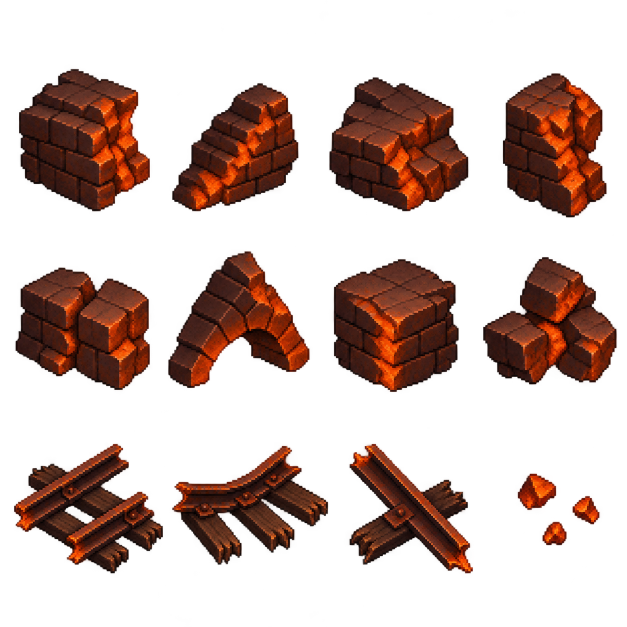
#> input picture art_src/collapse_front_v1/source_debris_v1.png, 1254 x 1254 px (shown at 1/2 size)
$ python build_pack.py
#> lines starting #> are read from the running program, lines starting #| are printed output that depends on the picture; after the words box and inside, x2 and y2 are one past the last pixel; in counts of white or black regions, pixels touching at a corner belong together
"""Reproduce the package from original image_gen sources; Pillow only, no deps.

Source crops, nearest resampling, cyclic lava remapping, and toroidal quilting.
Run from any cwd: python art_src/collapse_front_v1/build_pack.py
"""
from pathlib import Path
from PIL import Image, ImageChops, ImageDraw, ImageStat
import json
import math

HERE = Path(__file__).resolve().parent
ROOT = HERE.parents[1]
SPR = ROOT / 'assets/sprites/collapse'
TEX = ROOT / 'assets/textures/collapse'
for directory in (SPR, TEX):
    directory.mkdir(parents=True, exist_ok=True)
NEAREST = Image.Resampling.NEAREST
entries = []


def save_asset(im, name, purpose, pivot=(0.5, 0.5), **extra):
    path = (TEX if name.startswith('magma_') else SPR) / name
    im.save(path)
    entries.append(dict(file=path.relative_to(ROOT).as_posix(), size=list(im.size),
                        pivot_normalized=list(pivot), purpose=purpose, **extra))


def hard_alpha(im):
    im = im.convert('RGBA')
    im.putalpha(im.getchannel('A').point(lambda a: 255 if a >= 128 else 0))
    # Transparent RGB is zero to prevent fringes in downstream atlas tools.
    clean = Image.new('RGBA', im.size)
    clean.paste(im, (0, 0), im.getchannel('A'))
    return clean


def fit_sprite(source, box, size):
    crop = hard_alpha(source.crop(box))
    crop = crop.crop(crop.getchannel('A').getbbox())
    ratio = min((size[0]-8)/crop.width, (size[1]-8)/crop.height)
    crop = crop.resize((round(crop.width*ratio), round(crop.height*ratio)), NEAREST)
    out = Image.new('RGBA', size)
    out.alpha_composite(crop, ((size[0]-crop.width)//2, (size[1]-crop.height)//2))
    return out


# Individually measured source rectangles: no equal-grid assumptions.
debris_source = Image.open(HERE / 'source_debris_v1.png')
#> debris_source is the input picture: PIL image 1254x1254 RGBA; mean R, G, B, A 31.9, 11.3, 5.3, 78.4
debris_boxes = [(8, 100, 320, 449), (325, 100, 638, 449),
                (641, 100, 957, 449), (964, 100, 1254, 449),
                (8, 462, 320, 805), (325, 462, 638, 805),
                (641, 462, 957, 805), (960, 462, 1254, 805),
                (8, 834, 330, 1170), (333, 834, 664, 1170),
                (666, 834, 973, 1170)]
blocks = []
for i, box in enumerate(debris_boxes):
    rail = i >= 8
    sprite = fit_sprite(debris_source, box, (80, 80) if rail else (64, 64))
    name = f'rail_debris_{i-8:02d}.png' if rail else f'brick_debris_{i:02d}.png'
    save_asset(sprite, name, 'falling broken rail with sleepers' if rail else 'falling brick block',
               source_rect=list(box), frames=1)
    if not rail:
        blocks.append(sprite)
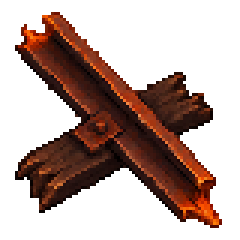
#> sprite: PIL image 80x80 RGBA (shown 3 times larger); mean R, G, B, A 32.6, 12.9, 6.9, 98.5; transparent parts drawn white
#> after the loop, blocks = 8 items

cracks_source = Image.open(HERE / 'source_cracks_v1.png')
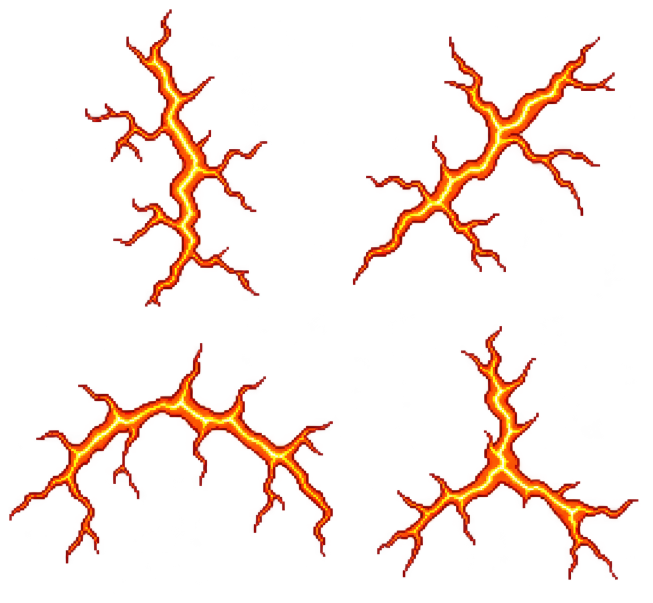
#> input picture art_src/collapse_front_v1/source_cracks_v1.png, 1305 x 1206 px (shown at 1/2 size)
#> cracks_source is the input picture: PIL image 1305x1206 RGBA; mean R, G, B, A 37.9, 9.6, 1.2, 24.9
crack_boxes = [(0, 0, 650, 635), (650, 0, 1305, 635),
               (0, 635, 710, 1206), (710, 635, 1305, 1206)]
for i, box in enumerate(crack_boxes):
    crack = fit_sprite(cracks_source, box, (128, 160) if i < 2 else (192, 112))
    save_asset(crack, f'crack_{"wall" if i < 2 else "vault"}_{i%2:02d}.png',
               'emissive crack decal ahead of collapse', source_rect=list(box), frames=1)


def minimum_cut(cost):
    """Connected top-to-bottom minimum-error quilt seam, no feathering."""
    height, width = len(cost), len(cost[0])
    scores = list(cost[0])
    parents = []
    for y in range(1, height):
        row, back = [], []
        for x in range(width):
            prev = min(range(max(0, x-1), min(width, x+2)), key=lambda k: scores[k])
            row.append(scores[prev] + cost[y][x])
            back.append(prev)
        scores = row
        parents.append(back)
    x = min(range(width), key=lambda k: scores[k])
    seam = [x]
    for back in reversed(parents):
        x = back[x]
        seam.append(x)
    return seam[::-1]


def quilt_x(im, period, overlap):
    pix = im.load()
    cost = [[sum((pix[x, y][c]-pix[x+period, y][c])**2 for c in range(3))
             for x in range(overlap)] for y in range(im.height)]
    seam = minimum_cut(cost)
    out = im.crop((0, 0, period, im.height))
    dst = out.load()
    for y, cut in enumerate(seam):
        for x in range(cut+1):
            dst[x, y] = pix[x+period, y]
    return out


# Source is quilted across 32px overlaps on both axes. No mirrored quadrants.
period = 127
raw = Image.open(HERE / 'source_magma_v1.png').convert('RGB').resize((159, 159), NEAREST)
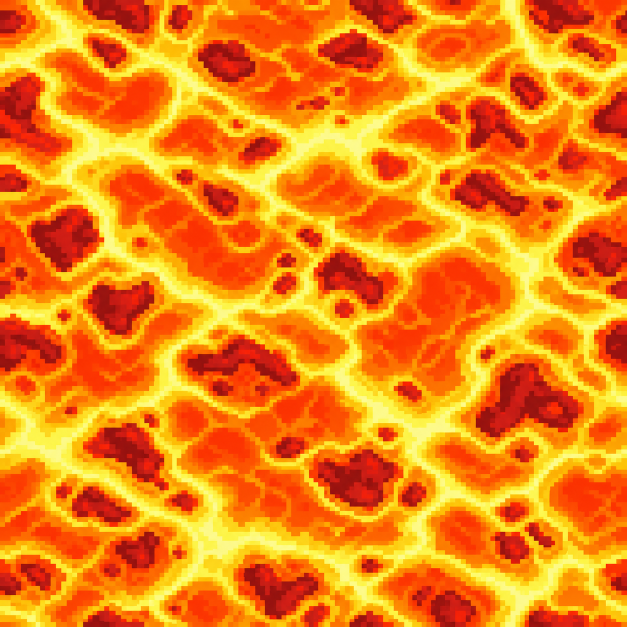
#> input picture art_src/collapse_front_v1/source_magma_v1.png, 1254 x 1254 px (shown at 1/2 size)
tile = quilt_x(raw, period, 32)
#> in quilt_x, `cost = [[sum((pix[x, y][c]-pix[x+period, y][c])**2 for c in range(3)) ..`: cost = 159 items
#> in minimum_cut, `height, width = len(cost), len(cost[0])`: height = 159; width = 32
#> in minimum_cut, `scores = list(cost[0])`: scores = 32 values, max 69380 at index 9, min 2217 at index 5, mean 21772.9
#> after the loop in minimum_cut, `for y in range(1, height):`: parents = 158 items
#> the loop in minimum_cut, `for back in reversed(parents):` made 158 passes
#> x on passes 1 to 3: 16, 15, 14
#> after the loop in minimum_cut, `for back in reversed(parents):`: seam = 159 values, max 25 at index 53, min 5 at index 158, mean 15.45
#> in quilt_x, `seam = minimum_cut(cost)`: seam = 159 values, max 25 at index 104, min 5 at index 0, mean 15.45
#> the loop in quilt_x, `for y, cut in enumerate(seam):` made 159 passes
#> cut on passes 1 to 3: 5, 6, 6
tile = quilt_x(tile.transpose(Image.Transpose.TRANSPOSE), period, 32).transpose(Image.Transpose.TRANSPOSE)
#> the loop in minimum_cut (call 2), `for back in reversed(parents):` made 126 passes
#> x on passes 1 to 12: 5, 5, 6, 7, 8, 7, 7, 7, 7, 7, 7, 7
#> the loop in quilt_x (call 2), `for y, cut in enumerate(seam):` made 127 passes
#> cut on passes 1 to 12: 15, 16, 17, 17, 17, 16, 17, 18, 17, 17, 16, 15
#> tile: PIL image 127x127 RGB
tile.save(HERE / 'magma_quilt_base_v1.png')
magma_frames = []
for frame in range(4):
    out = Image.new('RGB', (128, 128))
    phase = frame*math.tau/4
    src, dst = tile.load(), out.load()
    for y in range(128):
        for x in range(128):
            xx, yy = x % period, y % period
            sx = (xx + round(2*math.sin(math.tau*yy/period + phase))) % period
            sy = (yy + round(2*math.sin(math.tau*xx/period - phase))) % period
            r, g, b = src[sx, sy]
            heat = round(8*math.sin(phase + math.tau*(xx+yy)/period))
            dst[x, y] = (r, max(0, min(255, g+heat)), b)
    magma_frames.append(out)
    save_asset(out, f'magma_{frame:02d}.png', 'bright molten floor surface',
               seamless_axes=['X', 'Y'], frames=1, sequence='magma', frame=frame,
               duration_ms=120, edge_policy='duplicated edge row/column, period 127px')
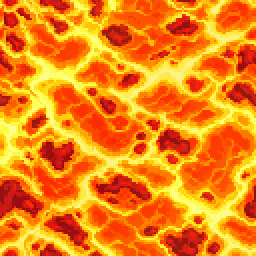
#> out: PIL image 128x128 RGB (shown 2 times larger); mean R, G, B 244.2, 134.9, 20.5
#> after the loop, magma_frames = 4 items

front_source = hard_alpha(Image.open(HERE / 'source_front_v1.png'))
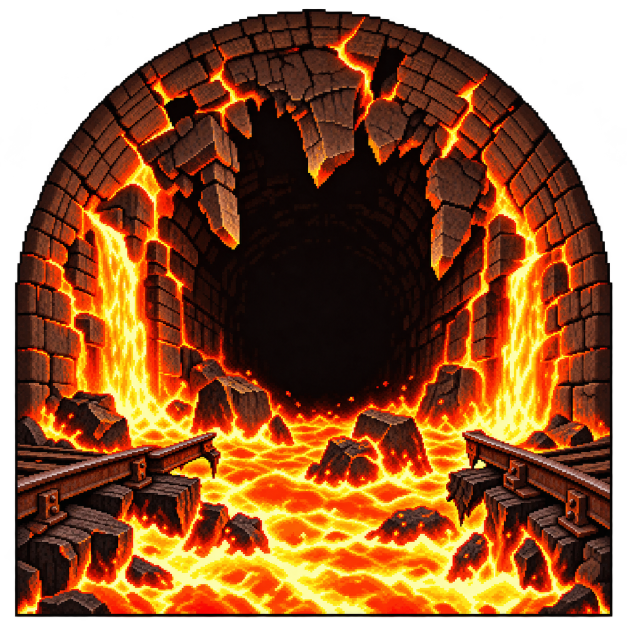
#> input picture art_src/collapse_front_v1/source_front_v1.png, 1254 x 1254 px (shown at 1/2 size)
#> in hard_alpha, im is the input picture: PIL image 1254x1254 RGBA; mean R, G, B, A 106.1, 54.2, 17.3, 207.2
#> in hard_alpha (call 16), `clean = Image.new('RGBA', im.size)`: clean: PIL image 1254x1254 RGBA; every value is 0
base = fit_sprite(front_source, (0, 0, front_source.width, front_source.height), (256, 256))
#> in fit_sprite (call 16), `out = Image.new('RGBA', size)`: out: PIL image 256x256 RGBA; every value is 0
base_alpha = base.getchannel('A')
#> base_alpha: PIL image 256x256 L; 82.2% white; 1 black region, box (x1, y1, x2, y2) and area: (0, 0, 256, 256) 11660
front_frames = []
molten_count = 0
for frame in range(6):
    out = base.copy()
    src, dst = base.load(), out.load()
    for y in range(256):
        for x in range(256):
            r, g, b, a = src[x, y]
            if a and r > 180 and r >= g and g > 48 and b < 185:
                # Only the molten material moves; masonry geometry stays locked.
                # 18px waterfall and 12px floor bands advance by exactly one
                # step even at frame 5 -> 0 (modulo their respective periods).
                sx = x if y < 175 else x//12*12 + (x+frame*2) % 12
                sy = y//18*18 + (y+frame*3) % 18 if y < 175 else y
                rr, gg, bb, aa = src[sx, sy]
                if aa and rr > 180 and gg > 48 and bb < 185:
                    dst[x, y] = (rr, gg, bb, a)
                heat = round(14*math.sin(math.tau*frame/6 + y/9 + x/17))
                rr, gg, bb, aa = dst[x, y]
                dst[x, y] = (rr, max(0, min(255, gg+heat)), bb, aa)
                if frame == 0:
                    molten_count += 1
    # Two staggered streams of falling masonry; respawn hidden against vault.
    for index, (x, offset, extent) in enumerate([(88, 0, 27), (145, 3, 32), (117, 2, 17)]):
        tick = (frame+offset) % 6
        block = blocks[index*2].resize((extent, extent), NEAREST)
        block = block.rotate(tick*12-18, resample=NEAREST, expand=True)
        y = 50 + tick*21
        out.alpha_composite(block, (x - block.width//2, y))
    out.putalpha(base_alpha)
    front_frames.append(out)
    save_asset(out, f'front_{frame:02d}.png', 'rear collapse cross-section billboard',
               pivot=(0.5, 1.0), sequence='front', frame=frame, frames=1, duration_ms=100)
#> after the loop, front_frames = 6 items; molten_count = 15380

atlas = Image.new('RGBA', (1536, 256))
#> atlas: PIL image 1536x256 RGBA; every value is 0
for i, frame in enumerate(front_frames):
    atlas.alpha_composite(frame, (i*256, 0))
#> this loop made 6 passes
save_asset(atlas, 'front_strip_v1.png', 'six-frame front atlas, left to right',
           pivot=(0.5, 1), frames=6, frame_size=[256, 256], duration_ms=100)


def on_checker(im, cell=8):
    bg = Image.new('RGBA', im.size, (37, 34, 32, 255))
    draw = ImageDraw.Draw(bg)
    for y in range(0, im.height, cell):
        for x in range(0, im.width, cell):
            if (x//cell+y//cell)%2:
                draw.rectangle((x, y, x+cell-1, y+cell-1), fill=(49, 45, 41, 255))
    bg.alpha_composite(im)
    return bg.convert('RGB')


on_checker(atlas).save(HERE / 'preview_front_cycle_v1.png')
on_checker(front_frames[0]).resize((768, 768), NEAREST).save(HERE / 'preview_front_alpha_v1.png')
front_frames[0].save(HERE / 'preview_front_loop_v1.png', save_all=True,
                     append_images=front_frames[1:], duration=100, loop=0, disposal=2, blend=0)

# Three distance inserts in the exact keyframe, fixed camera and foreground train.
keyframe = Image.open(ROOT / 'art_src/storyboard_tunnel_style_keyframe_v1.png').convert('RGBA').resize((360, 640), NEAREST)
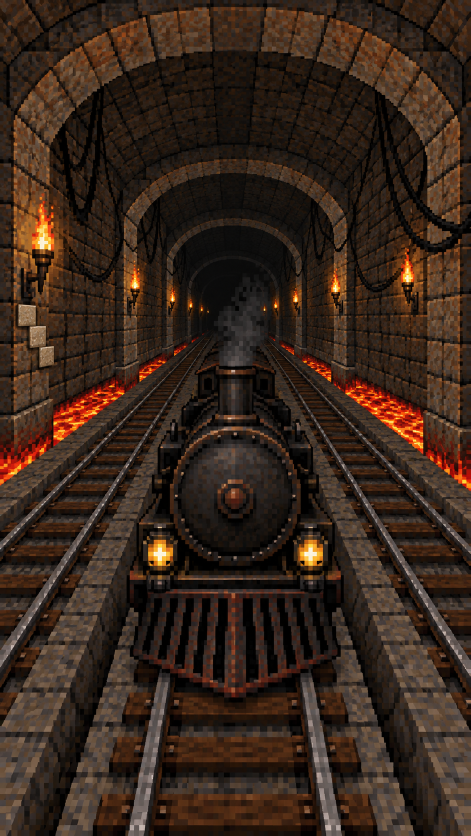
#> input picture art_src/storyboard_tunnel_style_keyframe_v1.png, 941 x 1672 px (shown at 1/2 size)
train_mask = Image.new('L', keyframe.size)
#> train_mask: PIL image 360x640 L; every value is 0
d = ImageDraw.Draw(train_mask)
d.polygon([(163, 282), (202, 282), (216, 316), (226, 323), (239, 355),
           (247, 404), (252, 442), (262, 496), (255, 527), (226, 539),
           (128, 539), (99, 522), (98, 485), (112, 444), (115, 399),
           (120, 365), (132, 330), (151, 317), (151, 286)], fill=255)
train_layer = keyframe.copy()
train_layer.putalpha(train_mask)
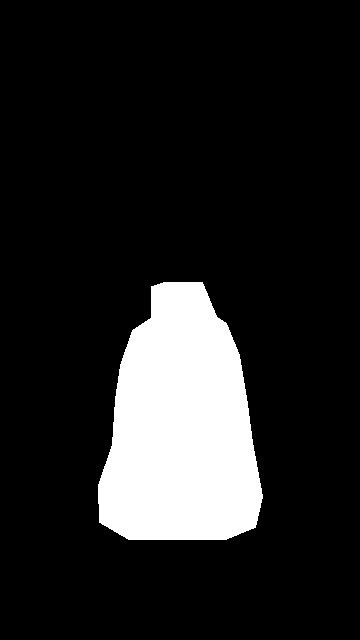
#> train_mask: PIL image 360x640 L; 13.9% white; 1 white region, box (x1, y1, x2, y2) and area: (98, 282, 263, 540) 32043
previews = []
for i, (name, width, bottom) in enumerate([('far', 112, 274), ('mid', 196, 315), ('near', 296, 368)]):
    scene = keyframe.copy()
    front = front_frames[i*2].resize((width, width), NEAREST)
    scene.alpha_composite(front, (180-width//2, bottom-width))
    scene.alpha_composite(train_layer)
    scene = scene.convert('RGB')
    scene.save(HERE / f'preview_distance_{name}_v1.png')
    previews.append(scene)
#> after the loop, previews = 3 items
distance_strip = Image.new('RGB', (1080, 640))
for i, scene in enumerate(previews):
    distance_strip.paste(scene, (360*i, 0))
#> this loop made 3 passes
distance_strip.save(HERE / 'preview_distances_v1.png')
distance_animation = []
for frame in front_frames:
    strip = Image.new('RGB', (1080, 640))
    for i, (width, bottom) in enumerate([(112, 274), (196, 315), (296, 368)]):
        scene = keyframe.copy()
        scene.alpha_composite(frame.resize((width, width), NEAREST), (180-width//2, bottom-width))
        scene.alpha_composite(train_layer)
        strip.paste(scene.convert('RGB'), (i*360, 0))
    distance_animation.append(strip)
#> after the loop, distance_animation = 6 items
distance_animation[0].save(HERE / 'preview_distances_loop_v1.png', save_all=True,
                            append_images=distance_animation[1:], duration=100, loop=0)

magma_grid = []
for i, frame in enumerate(magma_frames):
    grid = Image.new('RGB', (384, 384))
    for y in range(3):
        for x in range(3):
            grid.paste(frame, (x*128, y*128))
    grid.save(HERE / f'preview_magma_3x3_{i:02d}_v1.png')
    magma_grid.append(grid)
#> this loop made 4 passes
#> after the loop, magma_grid = 4 items
magma_grid[0].save(HERE / 'preview_magma_loop_v1.png', save_all=True,
                   append_images=magma_grid[1:], duration=120, loop=0)

contact = Image.new('RGBA', (768, 400))
for i in range(8):
    contact.alpha_composite(blocks[i].resize((96, 96), NEAREST), ((i%8)*96, 4))
for i in range(3):
    im = Image.open(SPR / f'rail_debris_{i:02d}.png').resize((120, 120), NEAREST)
    contact.alpha_composite(im, (i*160+16, 108))
for i in range(4):
    im = Image.open(SPR / f'crack_{"wall" if i<2 else "vault"}_{i%2:02d}.png')
    contact.alpha_composite(im, (i*192, 236))
on_checker(contact).save(HERE / 'preview_debris_cracks_v1.png')

manifest = dict(version=1, generator='built-in image_gen + Pillow build_pack.py',
                filtering='nearest; no mipmaps for sprites', color_space='sRGB',
                alpha='straight, binary 0/255', assets=entries,
                sequences=dict(front=dict(count=6, fps=10, loop=True, pivot=[128, 256]),
                               magma=dict(count=4, fps=8.333333, loop=True, seamless_axes=['X', 'Y'])),
                preview=dict(distances=['far', 'mid', 'near'], canvas=[360, 640],
                             front_widths=[112, 196, 296], front_bottoms=[274, 315, 368],
                             foreground='original keyframe train restored by polygon mask'),
                sources=[dict(file=p.name, size=list(Image.open(p).size))
                         for p in sorted(HERE.glob('source_*_v1.png'))],
                integration='Art pack only; scene integration is a separate task.')
#> manifest = 10 items
(HERE / 'collapse_front_manifest_v1.json').write_text(json.dumps(manifest, indent=2)+'\n', encoding='utf8', newline='\n')

def luminance(im):
    means = ImageStat.Stat(im.convert('RGB')).mean
    return round(sum(a*b for a,b in zip(means, (0.2126, 0.7152, 0.0722))), 2)

checks = dict(asset_count=len(entries), front_frames=6, magma_frames=4,
              magma_luminance=[luminance(im) for im in magma_frames],
              old_lava_luminance=[luminance(Image.open(ROOT / f'assets/textures/tunnel/lava_{i}.png')) for i in range(4)],
              front_molten_pixels_animated=molten_count, seams=[])
#> in luminance, `means = ImageStat.Stat(im.convert('RGB')).mean`: means = [244.2, 134.9, 20.57]
#> (the run stopped early here; a loop or call above may not have finished)
